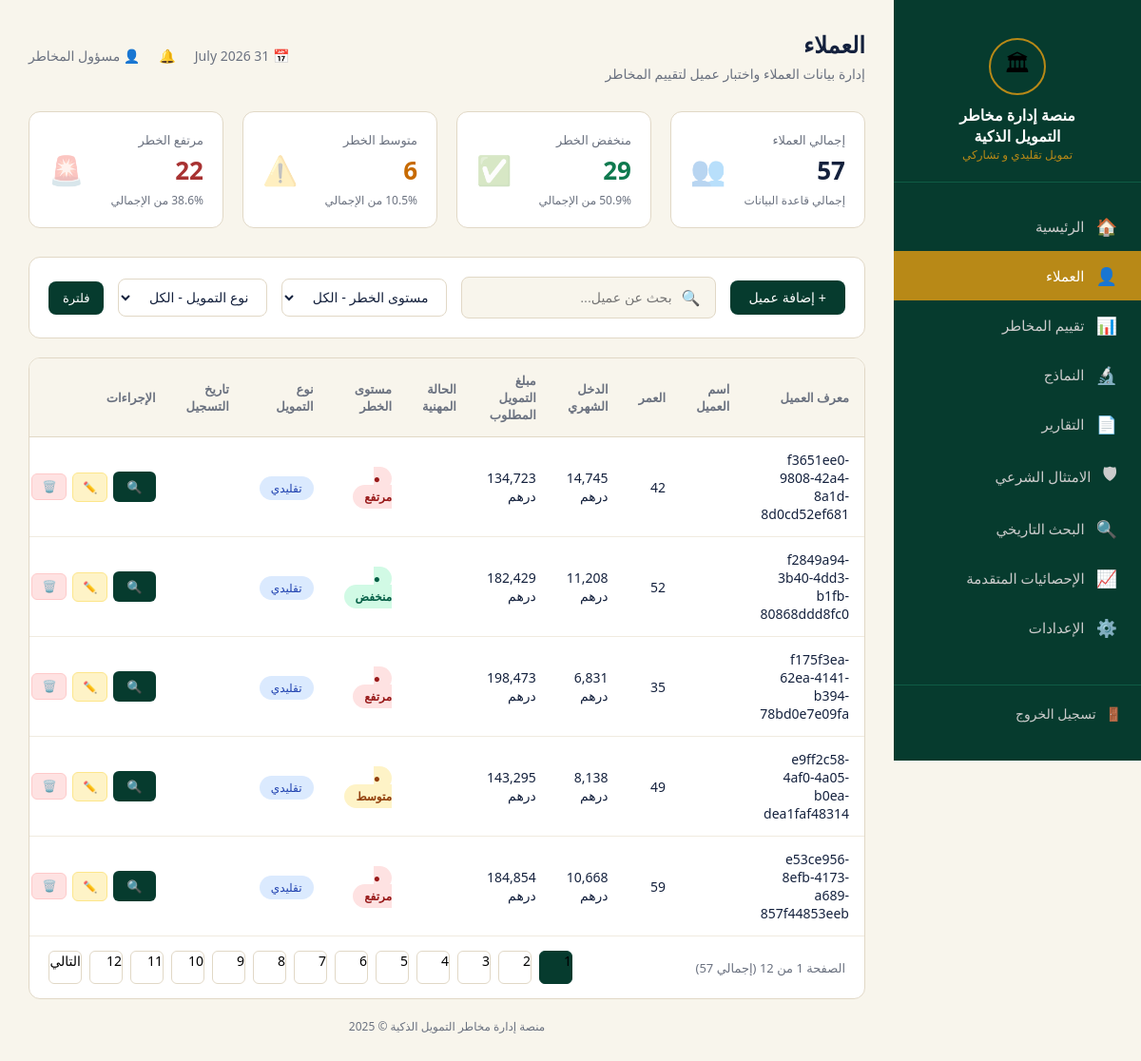
/clients (signed in), run on an earlier commit of the app's database.
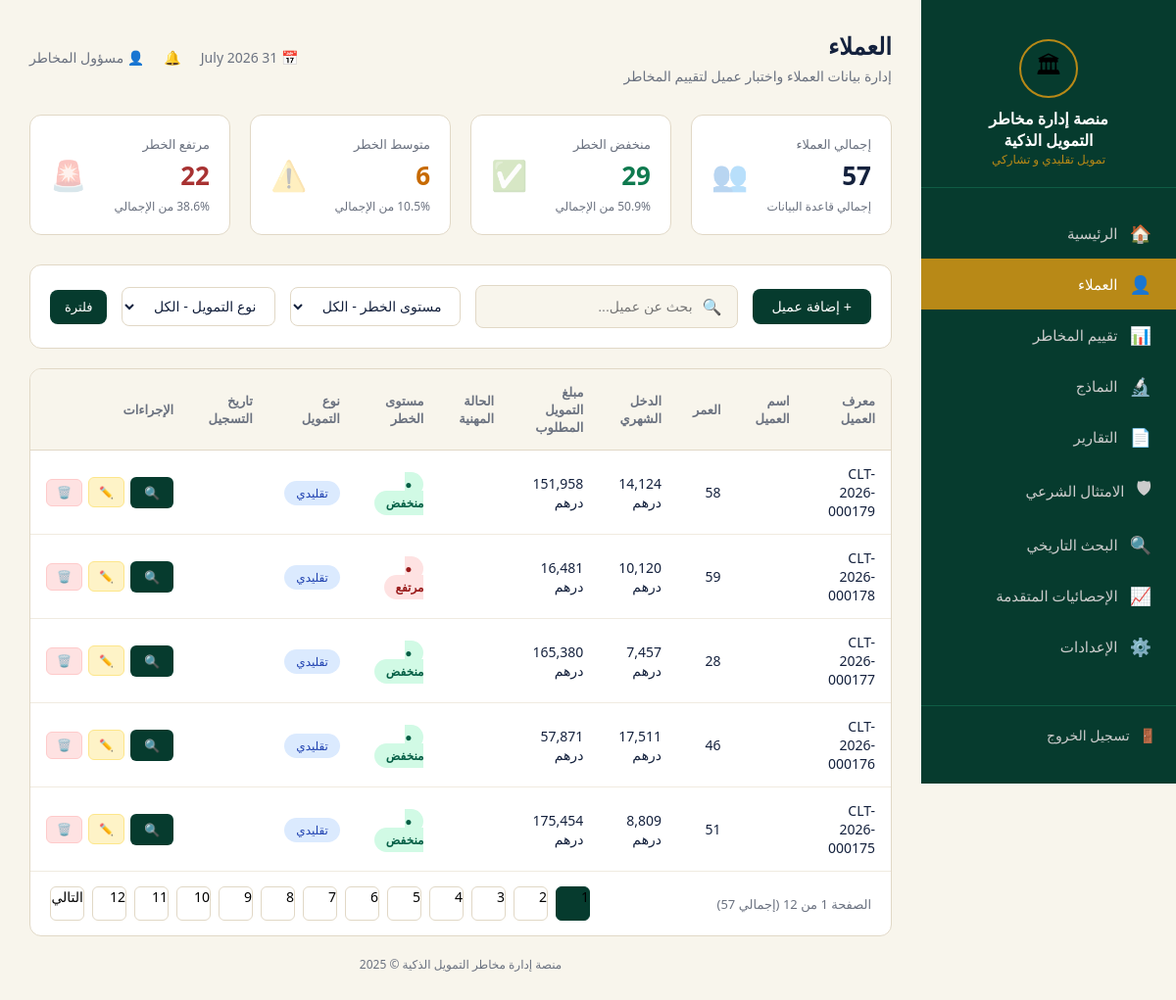
And on a later commit of the database.
### tables this page shows
CREATE TABLE clients (
                id TEXT PRIMARY KEY,
                data TEXT
            );

### app.py (the view)
@app.route('/clients')
@login_required
def clients():
    date_str = datetime.now().strftime("%d %B %Y")
    search = request.args.get('search', '').lower()
    risk_filter = request.args.get('risk', 'الكل')
    type_filter = request.args.get('type', 'الكل')
    page = int(request.args.get('page', 1))
    clients_list = get_all_clients()
    filtered_clients = clients_list
    if search:
        filtered_clients = [c for c in filtered_clients if search in c['id'].lower() or search in c.get('job', '').lower()]
    if risk_filter != 'الكل':
        filtered_clients = [c for c in filtered_clients if c.get('risk_level') == risk_filter]
    if type_filter != 'الكل':
        filtered_clients = [c for c in filtered_clients if c.get('finance_type') == type_filter]
    total = len(clients_list)
    low = sum(1 for c in clients_list if c.get('risk_level') == 'منخفض')
    mid = sum(1 for c in clients_list if c.get('risk_level') == 'متوسط')
    high = sum(1 for c in clients_list if c.get('risk_level') == 'مرتفع')
    stats = {
        'total': total, 'low': low, 'mid': mid, 'high': high,
        'low_pct': round((low/total)*100, 1) if total else 0,
        'mid_pct': round((mid/total)*100, 1) if total else 0,
        'high_pct': round((high/total)*100, 1) if total else 0,
    }
    per_page = 5
    total_pages = max(1, (len(filtered_clients) + per_page - 1) // per_page)
    page = max(1, min(page, total_pages))
    start_idx = (page - 1) * per_page
    end_idx = start_idx + per_page
    paginated_clients = filtered_clients[start_idx:end_idx]
    return render_template('clients.html', clients=paginated_clients, stats=stats, date=date_str,
                           current_page=page, total_pages=total_pages, search=search, risk=risk_filter, type=type_filter)

### app.py (called while the page is built)
def get_db_connection():
    conn = sqlite3.connect(DB_FILE)
    conn.row_factory = sqlite3.Row
    return conn

def get_all_clients():
    if USE_FIREBASE and db:
        try:
            docs = db.collection('clients').order_by('id', direction=firestore.Query.DESCENDING).stream(timeout=5.0)
            return [doc.to_dict() for doc in docs]
        except Exception as e:
            print(f"Firestore get_all_clients error (timing out/offline): {e}")
    try:
        conn = get_db_connection()
        cursor = conn.cursor()
        cursor.execute("SELECT data FROM clients ORDER BY id DESC")
        rows = cursor.fetchall()
        conn.close()
        return [json.loads(row['data']) for row in rows]
    except Exception as e:
        print(f"SQLite get_all_clients error: {e}")
        return []

def login_required(f):
    @wraps(f)
    def decorated_function(*args, **kwargs):
        if 'logged_in' not in session:
            return redirect(url_for('login'))
        return f(*args, **kwargs)
    return decorated_function

### templates/clients.html (shortened to what this page needs)
{% extends 'base.html' %}
{% block content %}
<div class="topbar">
    <div>
        <h1>العملاء</h1>
        <p>إدارة بيانات العملاء واختبار عميل لتقييم المخاطر</p>
    </div>
    <div class="info">
        <span>📅 {{ date }}</span>
        <span>🔔</span>
        <span>👤 مسؤول المخاطر</span>
    </div>
</div>
<div class="stats">
    <div class="stat-card total">
        <div class="left">
            <div class="label">إجمالي العملاء</div>
            <div class="value">{{ stats.total }}</div>
            <div class="sub">إجمالي قاعدة البيانات</div>
        </div>
        <div class="icon">👥</div>
    </div>
    <div class="stat-card green">
        <div class="left">
            <div class="label">منخفض الخطر</div>
            <div class="value">{{ stats.low }}</div>
            <div class="sub">{{ stats.low_pct }}% من الإجمالي</div>
        </div>
        <div class="icon">✅</div>
    </div>
    <div class="stat-card orange">
        <div class="left">
            <div class="label">متوسط الخطر</div>
            <div class="value">{{ stats.mid }}</div>
            <div class="sub">{{ stats.mid_pct }}% من الإجمالي</div>
        </div>
        <div class="icon">⚠️</div>
    </div>
    <div class="stat-card red">
        <div class="left">
            <div class="label">مرتفع الخطر</div>
            <div class="value">{{ stats.high }}</div>
            <div class="sub">{{ stats.high_pct }}% من الإجمالي</div>
        </div>
        <div class="icon">🚨</div>
    </div>
</div>
<form method="GET" action="{{ url_for('clients') }}" class="filters">
    <button type="button" class="btn-add" onclick="document.getElementById('addModal').style.display='flex'">+ إضافة عميل</button>
    <div class="search-box">
        <span>🔍</span>
        <input type="text" name="search" placeholder="بحث عن عميل..." value="{{ search }}">
    </div>
    <select class="filter-select" name="risk">
        <option value="الكل" {% if risk == 'الكل' %}selected{% endif %}>مستوى الخطر - الكل</option>
    </select>
    <select class="filter-select" name="type">
        <option value="الكل" {% if type == 'الكل' %}selected{% endif %}>نوع التمويل - الكل</option>
    </select>
    <button type="submit" class="btn-assess" style="padding: 10px 15px; border-radius: 8px;">فلترة</button>
</form>
<div class="table-card">
    <table>
        <thead>
            <tr>
                <th>معرف العميل</th>
                <th>اسم العميل</th>
                <th>العمر</th>
                <th>الدخل الشهري</th>
                <th>مبلغ التمويل المطلوب</th>
                <th>الحالة المهنية</th>
                <th>مستوى الخطر</th>
                <th>نوع التمويل</th>
                <th>تاريخ التسجيل</th>
                <th>الإجراءات</th>
            </tr>
        </thead>
        <tbody>
            {% for client in clients %}
            <tr>
                <td>{{ client.id }}</td>
                <td>{{ client.name }}</td>
                <td>{{ client.age }}</td>
                <td>{{ "{:,.0f}".format(client.income) }} درهم</td>
                <td>{{ "{:,.0f}".format(client.loan_amount) }} درهم</td>
                <td>{{ client.job }}</td>
                <td>
                    {% if client.risk_level == 'منخفض' %}
                        <span class="badge-risk low">● منخفض</span>
                    {% elif client.risk_level == 'متوسط' %}
                        <span class="badge-risk mid">● متوسط</span>
                    {% else %}
                        <span class="badge-risk high">● مرتفع</span>
                    {% endif %}
                </td>
                <td>
                    {% if client.finance_type == 'تشاركي' %}
                        <span class="badge-type part">تشاركي</span>
                    {% else %}
                        <span class="badge-type trad">تقليدي</span>
                    {% endif %}
                </td>
                <td>{{ client.date }}</td>
                <td>
                    <div class="action-btns">
                        <a class="btn-assess" href="{{ url_for('risk_assessment_client', client_id=client.id) }}" title="تقييم المخاطر">🔍</a>
                        <a class="btn-edit-sm" href="{{ url_for('edit_client_route', client_id=client.id) }}" title="تعديل">✏️</a>
                        <button class="btn-delete-sm" onclick="confirmDelete('{{ client.id }}')" title="حذف">🗑️</button>
                    </div>
                </td>
            </tr>
            {% endfor %}
        </tbody>
    </table>
    <div class="pagination">
        <div class="page-info">الصفحة {{ current_page }} من {{ total_pages }} (إجمالي {{ stats.total }})</div>
        <div class="pages">
            {% for p in range(1, total_pages + 1) %}
            <a href="{{ url_for('clients', page=p, search=search, risk=risk, type=type) }}" class="page-btn {% if p == current_page %}active{% endif %}" style="text-decoration:none; color:inherit;">{{ p }}</a>
            {% endfor %}
            {% if current_page < total_pages %}
            <a href="{{ url_for('clients', page=current_page+1, search=search, risk=risk, type=type) }}" class="page-btn" style="text-decoration:none; color:inherit;">التالي</a>
            {% endif %}
        </div>
    </div>
</div>
{% endblock %}

### templates/base.html (shortened to what this page needs)
<!DOCTYPE html>
<html lang="ar" dir="rtl">
<head>
    <link rel="stylesheet" href="{{ url_for('static', filename='CSS/style.css') }}">
</head>
<body>
    <div class="sidebar" id="sidebar">
        <div class="logo-area">
            <div class="icon">🏛</div>
            <h2>منصة إدارة مخاطر<br>التمويل الذكية</h2>
            <p>تمويل تقليدي و تشاركي</p>
        </div>
        <a href="{{ url_for('dashboard') }}" class="nav-item {% if request.endpoint == 'dashboard' %}active{% endif %}"><span>🏠</span> الرئيسية</a>
        <a href="{{ url_for('clients') }}" class="nav-item {% if request.endpoint == 'clients' %}active{% endif %}"><span>👤</span> العملاء</a>
        <a href="{{ url_for('risk_assessment') }}" class="nav-item {% if request.endpoint == 'risk_assessment' %}active{% endif %}"><span>📊</span> تقييم المخاطر</a>
        <a href="{{ url_for('models') }}" class="nav-item {% if request.endpoint == 'models' %}active{% endif %}"><span>🔬</span> النماذج</a>
        <a href="{{ url_for('reports') }}" class="nav-item {% if request.endpoint == 'reports' %}active{% endif %}"><span>📄</span> التقارير</a>
        <a href="{{ url_for('sharia_compliance') }}" class="nav-item {% if request.endpoint == 'sharia_compliance' %}active{% endif %}"><span>🛡</span> الامتثال الشرعي</a>
        <a href="{{ url_for('historical_search') }}" class="nav-item {% if request.endpoint == 'historical_search' %}active{% endif %}"><span>🔍</span> البحث التاريخي</a>
        <a href="{{ url_for('analytics') }}" class="nav-item {% if request.endpoint == 'analytics' %}active{% endif %}"><span>📈</span> الإحصائيات المتقدمة</a>
        <a href="{{ url_for('settings') }}" class="nav-item {% if request.endpoint == 'settings' %}active{% endif %}"><span>⚙️</span> الإعدادات</a>
        <div class="logout">
            <a href="{{ url_for('logout') }}"><span>🚪</span> تسجيل الخروج</a>
        </div>
    </div>
    <div class="main">
        {% block content %}{% endblock %}
        <div class="footer">منصة إدارة مخاطر التمويل الذكية © 2025</div>
    </div>
</body>
</html>

### templates/clients.html (style rules this page uses)
.action-btns { display: flex; gap: 6px; align-items: center; }
.btn-edit-sm { padding: 6px 10px; background: #FEF3C7; color: #92400E; border: 1px solid #FDE68A; border-radius: 6px; font-size: 12px; cursor: pointer; text-decoration: none; white-space: nowrap; transition: all 0.2s; }
.btn-delete-sm { padding: 6px 10px; background: #FEE2E2; color: #991B1B; border: 1px solid #FECACA; border-radius: 6px; font-size: 12px; cursor: pointer; white-space: nowrap; transition: all 0.2s; }

What changed in the data, as far as the page shows it:
removed clients: id "f3651ee0-9808-42a4-8a1d-8d0cd52ef681", age "42", income "14,745", loan_amount "134,723", shows "● مرتفع"
removed clients: id "f2849a94-3b40-4dd3-b1fb-80868ddd8fc0", age "52", income "11,208", loan_amount "182,429", shows "● منخفض"
removed clients: id "f175f3ea-62ea-4141-b394-78bd0e7e09fa", age "35", income "6,831", loan_amount "198,473", shows "● مرتفع"
removed clients: id "e9ff2c58-4af0-4a05-b0ea-dea1faf48314", age "49", income "8,138", loan_amount "143,295", shows "● متوسط"
removed clients: id "e53ce956-8efb-4173-a689-857f44853eeb", age "59", income "10,668", loan_amount "184,854", shows "● مرتفع"
added clients: id "CLT-2026-000179", age "58", income "14,124", loan_amount "151,958", shows "● منخفض"
added clients: id "CLT-2026-000178", age "59", income "10,120", loan_amount "16,481", shows "● مرتفع"
added clients: id "CLT-2026-000177", age "28", income "7,457", loan_amount "165,380", shows "● منخفض"
added clients: id "CLT-2026-000176", age "46", income "17,511", loan_amount "57,871", shows "● منخفض"
added clients: id "CLT-2026-000175", age "51", income "8,809", loan_amount "175,454", shows "● منخفض"
